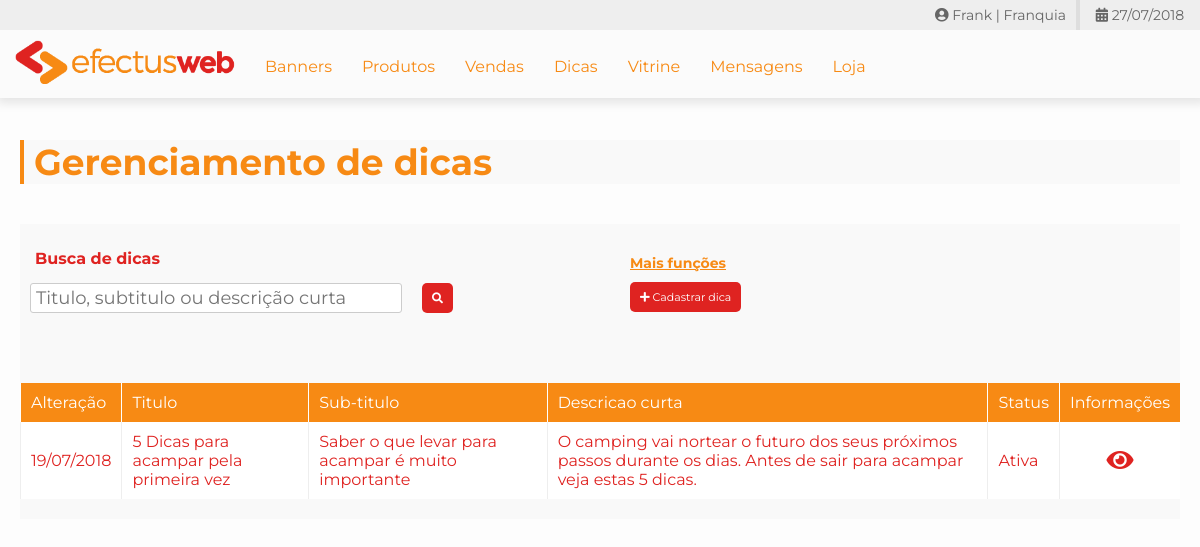
/@pew/pew-dicas.php (signed in), run on the app's committed database.
### tables this page shows
CREATE TABLE `pew_dicas` (
  `id` int(11) NOT NULL,
  `id_franquia` int(11) NOT NULL,
  `titulo` varchar(200) DEFAULT NULL,
  `subtitulo` varchar(255) NOT NULL,
  `ref` varchar(255) NOT NULL,
  `descricao_curta` varchar(255) DEFAULT NULL,
  `descricao_longa` text NOT NULL,
  `imagem` varchar(255) DEFAULT NULL,
  `thumb` varchar(255) DEFAULT NULL,
  `video` varchar(255) DEFAULT NULL,
  `data_controle` datetime DEFAULT NULL,
  `status` tinyint(4) DEFAULT NULL
);

### @pew/pew-system-config.php (called while the page is built, shortened)
<?php
    if(!class_exists("Pew_Data_Base")){
        class Pew_Data_Base{
            function __construct($database_host, $database_user, $database_pass, $database_name, $tb_banners, $tb_categorias, $tb_subcategorias, $tb_contatos, $tb_usuarios_administrativos){
                $this->tabela_categorias = $tb_categorias;
                $this->tabela_subcategorias = $tb_subcategorias;
            }
        }
    }
    $pew_db = new Pew_Data_Base("mysql1.lareobra.com.br", "lareobra1", "admlareobra@123", "lareobra1", "pew_banners", "pew_categorias", "pew_subcategorias", "pew_contatos", "pew_usuarios_administrativos");
    $conexao = mysqli_connect($pew_db->db_host, $pew_db->db_user, $pew_db->db_pass, $pew_db->db_name);
    if(!class_exists("Pew_Custom_Data_Base")){
        class Pew_Custom_Data_Base{
            function __construct($tb_produtos, $tb_marcas, $tb_marcas_produtos, $tb_cores, $tb_imagens_produtos, $tb_departamentos, $tb_departamentos_produtos, $tb_categorias_produtos, $tb_subcategorias_produtos, $tb_orcamentos, $tb_config_orcamentos, $tb_categorias_vitrine, $tb_categoria_destaque, $tb_especificacoes, $tb_especificacoes_produtos, $tb_produtos_relacionados, $tb_cores_relacionadas, $tb_newsletter, $tb_minha_conta, $tb_enderecos, $tb_links_menu, $tb_dicas, $tb_carrinhos, $tb_pedidos, $tb_contatos_servicos){
                $this->tabela_produtos = $tb_produtos;
                $this->tabela_marcas_produtos = $tb_marcas_produtos;
                $this->tabela_cores = $tb_cores;
                $this->tabela_imagens_produtos = $tb_imagens_produtos;
                $this->tabela_departamentos = $tb_departamentos;
                $this->tabela_departamentos_produtos = $tb_departamentos_produtos;
                $this->tabela_categorias_produtos = $tb_categorias_produtos;
                $this->tabela_subcategorias_produtos = $tb_subcategorias_produtos;
                $this->tabela_orcamentos = $tb_orcamentos;
                $this->tabela_categorias_vitrine = $tb_categorias_vitrine;
                $this->tabela_categoria_destaque = $tb_categoria_destaque;
                $this->tabela_especificacoes = $tb_especificacoes;
                $this->tabela_especificacoes_produtos = $tb_especificacoes_produtos;
                $this->tabela_produtos_relacionados = $tb_produtos_relacionados;
                $this->tabela_cores_relacionadas = $tb_cores_relacionadas;
                $this->tabela_minha_conta = $tb_minha_conta;
                $this->tabela_enderecos = $tb_enderecos;
                $this->tabela_dicas = $tb_dicas;
                $this->tabela_carrinhos = $tb_carrinhos;
				$this->tabela_pedidos = $tb_pedidos;
			}
        }
    }
    $pew_custom_db = new Pew_Custom_Data_Base("pew_produtos", "pew_marcas", "pew_marcas_produtos", "pew_cores", "pew_imagens_produtos", "pew_departamentos", "pew_departamentos_produtos", "pew_categorias_produtos", "pew_subcategorias_produtos", "pew_orcamentos", "pew_config_orcamentos", "pew_categorias_vitrine", "pew_categoria_destaque", "pew_especificacoes_tecnicas", "pew_especificacoes_produtos", "pew_produtos_relacionados", "pew_cores_relacionadas", "pew_newsletter", "pew_minha_conta", "pew_enderecos", "pew_links_menu", "pew_dicas", "pew_carrinhos", "pew_pedidos", "pew_contatos_servicos");
    require_once "@classe-system-functions.php";
    if(!class_exists("Pew_Session")){
        class Pew_Session{
            function __construct($usuario = null, $senha = null, $nivel = null, $empresa = null, $id_franquia = 0){
                $this->id_franquia = $id_franquia;
            }
        }
    }
?>

### @pew/@include-global-vars.php (called while the page is built, shortened)
<?php
    require_once "pew-system-config.php";
    $globalVars = array(
        "conexao" => $conexao,
        "tabela_departamentos" => $pew_custom_db->tabela_departamentos,
        "tabela_categorias" => $pew_db->tabela_categorias,
        "tabela_subcategorias" => $pew_db->tabela_subcategorias,
        "tabela_produtos" => $pew_custom_db->tabela_produtos,
        "tabela_cores" => $pew_custom_db->tabela_cores,
        "tabela_marcas_produtos" => $pew_custom_db->tabela_marcas_produtos,
        "tabela_imagens_produtos" => $pew_custom_db->tabela_imagens_produtos,
        "tabela_departamentos_produtos" => $pew_custom_db->tabela_departamentos_produtos,
        "tabela_categorias_produtos" => $pew_custom_db->tabela_categorias_produtos,
        "tabela_subcategorias_produtos" => $pew_custom_db->tabela_subcategorias_produtos,
        "tabela_categorias_vitrine" => $pew_custom_db->tabela_categorias_vitrine,
        "tabela_categoria_destaque" => $pew_custom_db->tabela_categoria_destaque,
        "tabela_especificacoes" => $pew_custom_db->tabela_especificacoes,
        "tabela_especificacoes_produtos" => $pew_custom_db->tabela_especificacoes_produtos,
        "tabela_produtos_relacionados" => $pew_custom_db->tabela_produtos_relacionados,
        "tabela_cores_relacionadas" => $pew_custom_db->tabela_cores_relacionadas,
        "tabela_minha_conta" => $pew_custom_db->tabela_minha_conta,
        "tabela_enderecos" => $pew_custom_db->tabela_enderecos,
        "tabela_carrinhos" => $pew_custom_db->tabela_carrinhos,
        "tabela_pedidos" => $pew_custom_db->tabela_pedidos,
        "tabela_orcamentos" => $pew_custom_db->tabela_orcamentos,
    );
?>

### @pew/@classe-system-functions.php (called while the page is built, shortened)
<?php
    require_once "@include-global-vars.php";
    require_once "pew-system-config.php";
    if(!class_exists("systemFunctions")){
        class systemFunctions{
            private function conexao(){
                global $conexao;
                return $conexao;
            }
            public function contar_resultados($table, $condicao = ""){
                $condicao = str_replace("where", "", $condicao);
                $contar = mysqli_query($this->conexao(), "select count(id) as total from $table where $condicao") or die("Não foi possível buscar os dados");
                $contagem = mysqli_fetch_assoc($contar);
                $total = $contagem["total"];
                return $total;
            }
            public function inverter_data($data){
                if(count(explode("-",$data)) > 1){
                    return implode("/",array_reverse(explode("-",$data)));
                }elseif(count(explode("/",$data)) > 1){
                    return implode("-",array_reverse(explode("/",$data)));
                }
            }
        }
    }
    $pew_functions = new systemFunctions();
?>

### @pew/@valida-sessao.php (called while the page is built, shortened)
<?php
    $loginPage = "index.php?msg=Área restrita, faça login para continuar.";
    $nextPage = isset($_POST["next_page"]) ? addslashes($_POST["next_page"]) : null;
    $next = $nextPage != null ? "&next=$nextPage" : null;
    if(isset($_SESSION["pew_session"])){
        require_once "pew-system-config.php";
        $sessionUsuario = $_SESSION["pew_session"]["usuario"];
        $sessionSenha = $_SESSION["pew_session"]["senha"];
        $sessionNivel = $_SESSION["pew_session"]["nivel"];
        $sessionEmpresa = $_SESSION["pew_session"]["empresa"];
        $sessionIdFranquia = $_SESSION["pew_session"]["id_franquia"];
        $pew_session = new Pew_Session($sessionUsuario, $sessionSenha, $sessionNivel, $sessionEmpresa, $sessionIdFranquia);
    }else{
        echo "<script>window.location.href = '$loginPage$next';</script>";
    }
?>

### @pew/pew-dicas.php (the view, shortened to what this page needs)
<?php
    require_once "@valida-sessao.php";
    $page_title = "Gerenciamento de dicas";
?>
<!DOCTYPE html>
<html>
    <head>
        <?php
            require_once "@link-standard-styles.php";
            require_once "@link-standard-scripts.php";
        ?>
    </head>
    <body>
        <h1 class="titulos"><?php echo $page_title; ?></h1>
        <section class="conteudo-painel">
            <div class="group clear">
                <form action="pew-dicas.php" method="get" class="label half clear">
                    <label class="group">
                        <div class="group">
                            <h3 class="label-title">Busca de dicas</h3>
                        </div>
                        <div class="group">
                            <div class="xlarge" style="margin-left: -5px; margin-right: 0px;">
                                <input type="search" name="busca" placeholder="Titulo, subtitulo ou descrição curta" class="label-input" title="Buscar">
                            </div>
                            <div class="xsmall" style="margin-left: 0px;">
                                <button type="submit" class="btn-submit label-input btn-flat" style="margin: 10px;">
                                    <i class="fas fa-search"></i>
                                </button>
                            </div>
                        </div>
                    </label>
                </form>
                <div class="label half jc-left">
                    <div class="full">
                        <h4 class="subtitulos" align=left>Mais funções</h4>
                    </div>
                    <div class="label full">
                        <a href="pew-cadastra-dica.php" class="btn-padrao btn-flat" title="Cadastre uma novo dica"><i class="fas fa-plus"></i> Cadastrar dica</a>
                    </div>
                </div>
            </div>
            <table class="table-padrao group clear" cellspacing="0">
            <?php
                $tabela_dicas = $pew_custom_db->tabela_dicas;
                if(isset($_GET["busca"]) && $_GET["busca"] != ""){
                    $busca = $pew_functions->sqli_format($_GET["busca"]);
                    $strBusca = "titulo like '%{$busca}%' or subtitulo like '%{$busca}%' or descricao_curta like '%{$busca}%'";
                    echo "<div class='full clear'><h3>Exibindo resultados para: $busca</h3></div>";
                }else{
                    $strBusca = null;
                }
				$idFranquia = $pew_session->id_franquia;
				$mainCondition = $strBusca != null ? str_replace("or", "and id_franquia = '$idFranquia' or", $strBusca) : "id_franquia = '$idFranquia'";
				$mainCondition .= $strBusca != null ? " and id_franquia = '$idFranquia'" : "";
                $total = $pew_functions->contar_resultados($tabela_dicas, $mainCondition);
                if($total > 0){
                    echo "<thead>";
                        echo "<td>Alteração</td>";
                        echo "<td>Titulo</td>";
                        echo "<td>Sub-titulo</td>";
                        echo "<td>Descricao curta</td>";
                        echo "<td>Status</td>";
                        echo "<td>Informações</td>";
                    echo "</thead>";
                    echo "<tbody>";
                    $queryDicas = mysqli_query($conexao, "select * from $tabela_dicas where $mainCondition order by id desc");
                    while($dica = mysqli_fetch_array($queryDicas)){
                        $id = $dica["id"];
                        $titulo = $dica["titulo"];
                        $subtitulo = $dica["subtitulo"];
                        $descricaoCurta = $dica["descricao_curta"];
                        $dataControle = $pew_functions->inverter_data(substr($dica["data_controle"], 0, 10));
                        $status = $dica["status"];
                        switch($status){
                            case 1:
                                $status = "Ativa";
                                break;
                        }
                        echo "<tr><td>$dataControle</td>";
                        echo "<td>$titulo</td>";
                        echo "<td>$subtitulo</td>";
                        echo "<td>$descricaoCurta</td>";
                        echo "<td>$status</td>";
                        echo "<td align=center><a href='pew-edita-dica.php?id_dica=$id' class='btn-editar'><i class='fa fa-eye' aria-hidden='true'></i></a></td></tr>";
                    }
                    echo "</tbody></table>";
                }else{
                    $msg = $strBusca != "" ? "Nenhum resultado encontrado. <a href='pew-dicas.php' class='link-padrao'><b>Voltar<b></a>" : "Nenhum pedido foi enviado ainda.";
                    echo "<br><br><br><br><br><h3 align='center'>$msg</h3></td>";
                }
            ?>
        </section>
    </body>
</html>

### @pew/css/estilo.css (style rules this page uses)
body { margin: 0px; color: #df2321; font-family: 'Montserrat', sans-serif; overflow-x: hidden; background-color: #fdfdfd; }
.titulos { font-size: 36px; width: calc(100% - 54px); color: #f78a14; text-align: left; padding: 0px; margin: 40px 20px 40px 20px; padding: 0px 0px 0px 10px; border-left: 4px solid #f78a14; background-color: #f9f9f9; position: relative; }
.subtitulos { font-size: 14px; text-decoration: underline; color: #f78a14; margin: 0px; }
.conteudo-painel { width: calc(100% - 40px); margin: 20px; padding: 20px 0px 20px 0px; background-color: #f9f9f9; min-height: 200px; }
input, select, textarea, button { position: relative; font-size: 18px; outline: none; background-color: #fff; resize: none; border-radius: 3px; font-family: 'Montserrat', sans-serif; }
.xsmall { width: calc((100%/6) - 30.23px); margin: 5px 15px 5px 15px; float: left; }
.half { width: calc((100%/2) - 30px); margin: 5px 15px 5px 15px; float: left; }
.xlarge { width: calc((100%/1.335) - 30px); margin: 5px 15px 5px 15px; float: left; }
.full { width: calc(100% - 30px); margin: 5px 15px 5px 15px; }
.group { width: 100%; margin: 0px; }
.label-input { width: calc(100% - 10px); height: 30px; line-height: 30px; margin-top: 10px; margin-bottom: 10px; padding: 0px 5px 0px 5px; border: 1px solid #ccc; outline: none; transition: .3s; }
.label { display: flex; flex-flow: row wrap; }
.jc-left { justify-content: flex-start; }
.label-title { font-size: 16px; margin: 0px; text-align: left; width: 100%; }
.clear { clear: both; }
.btn-submit { background-color: #32cd32; color: #fff; border: none; height: 40px; border-bottom: 4px solid #2aa32a; text-decoration: none; transition: .2s; outline: none; cursor: pointer; text-align: center; }
.btn-padrao { background-color: #df2321; color: #fff; height: 40px; padding: 0px 20px 0px 20px; line-height: 40px; border: none; border-bottom: 4px solid #af2120; text-decoration: none; transition: .2s; outline: none; cursor: pointer; display: inline-block; }
.btn-flat { width: auto; height: 30px; font-size: 11px; line-height: 30px; border: none; display: block; margin: 0px 15px 10px 0px; padding: 0px 10px 0px 10px; border-radius: 5px; background-color: #df2321; color: #fff; transition: .3s; text-decoration: none; text-align: center; cursor: pointer; }
.btn-editar { font-size: 24px; color: inherit; text-decoration: none; cursor: pointer; }
.table-padrao { width: 100%; padding-top: 50px; }
.table-padrao thead td { background-color: #f78a14; color: #fff; padding: 10px; border-left: 1px solid #fff; }
.table-padrao tbody td { background-color: #fff; padding: 10px; border-left: 1px solid #eee; }

### data on the page
pew_dicas: data_controle "19/07/2018", titulo "5 Dicas para acampar pela primeira vez", subtitulo "Saber o que levar para acampar é muito importante", descricao_curta "O camping vai nortear o futuro dos seus próximos passos durante os dias. Antes de sair para acampar veja estas 5 dicas.", status "Ativa"

### other printed values
$pew_session->usuario "Frank"
$pew_nivel "Franquia"
$tituloPrincipal "Banners"
$tituloPrincipal "Produtos"
$tituloPrincipal "Vendas"
$tituloPrincipal "Dicas"
$tituloPrincipal "Vitrine"
$tituloPrincipal "Mensagens"
$tituloPrincipal "Loja"
$page_title "Gerenciamento de dicas"
